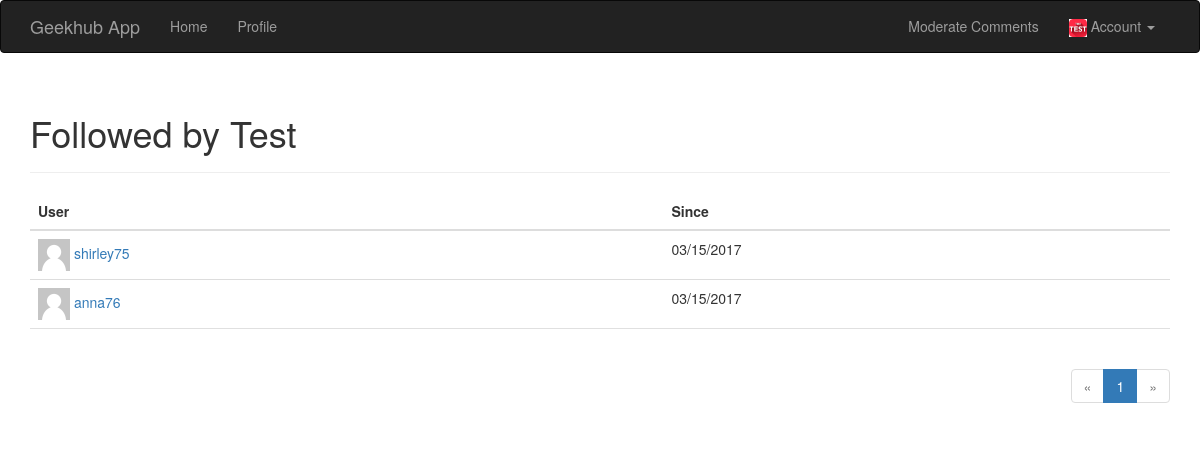
Screenshot of /followed-by/Test (signed in) with the database file from the repository.
### app/models/user.py (models this page shows, shortened)
class User(UserMixin, db.Model):
    __tablename__ = 'users'
    id = db.Column(db.Integer, primary_key=True)
    email = db.Column(db.String(64), unique=True, index=True)
    username = db.Column(db.String(64), unique=True, index=True)
    role_id = db.Column(db.Integer, db.ForeignKey('roles.id'))
    password_hash = db.Column(db.String(128))
    confirmed = db.Column(db.Boolean, default=False)
    name = db.Column(db.String(64))
    location = db.Column(db.String(64))
    about_me = db.Column(db.Text())
    member_since = db.Column(db.DateTime(), default=datetime.utcnow)
    last_seen = db.Column(db.DateTime(), default=datetime.utcnow)
    posts = db.relationship('Post', backref='author', lazy='dynamic')
    avatar_url = db.Column(db.String(64), default='uploads/default-user-image.png')
    followed = db.relationship('Follow',
                               foreign_keys='Follow.follower_id',
                               backref=db.backref('follower', lazy='joined'),
                               lazy='dynamic',
                               cascade='all, delete-orphan')
    followers = db.relationship('Follow',
                                foreign_keys='Follow.followed_id',
                                backref=db.backref('followed', lazy='joined'),
                                lazy='dynamic',
                                cascade='all, delete-orphan')
    comments = db.relationship('Comment', backref='author', lazy='dynamic')
    @property
    def password(self):
        raise AttributeError('password is not a readable attribute')
    def can(self, permissions):
        return self.role is not None and \
            (self.role.permissions & permissions) == permissions

### app/models/follow.py (models this page shows)
class Follow(db.Model):
    __tablename__ = 'follows'
    follower_id = db.Column(db.Integer, db.ForeignKey('users.id'),
                            primary_key=True)
    followed_id = db.Column(db.Integer, db.ForeignKey('users.id'),
                            primary_key=True)
    timestamp = db.Column(db.DateTime, default=datetime.utcnow)

### app/main/views/follow.py (the view)
@main.route('/followed-by/<username>')
def followed_by(username):
    user = User.query.filter_by(username=username).first()
    if user is None:
        flash('Invalid user.')
        return redirect(url_for('.index'))
    page = request.args.get('page', 1, type=int)
    pagination = user.followed.paginate(
        page, per_page=current_app.config['FOLLOWERS_PER_PAGE'],
        error_out=False)
    follows = [{'user': item.followed, 'timestamp': item.timestamp}
               for item in pagination.items]
    return render_template('followers.html', user=user, title="Followed by",
                           endpoint='.followed_by', pagination=pagination,
                           follows=follows)

### app/auth/views.py (called while the page is built)
@auth.before_app_request
def before_request():
    if current_user.is_authenticated \
            and not current_user.confirmed \
            and request.endpoint[:5] != 'auth.' \
            and request.endpoint != 'static':
        return redirect(url_for('auth.unconfirmed'))

### app/main/__init__.py (called while the page is built)
@main.app_context_processor
def inject_permissions():
    return dict(Permission=Permission)

### app/models/user.py (called while the page is built)
@login_manager.user_loader
def load_user(user_id):
    return User.query.get(int(user_id))

### app/templates/followers.html (shortened to what this page needs)
{% extends "base.html" %}
{% import "_macros.html" as macros %}
{% block page_content %}
<div class="page-header">
    <h1>{{ title }} {{ user.username }}</h1>
</div>
<table class="table table-hover followers">
    <thead><tr><th>User</th><th>Since</th></tr></thead>
    {% for follow in follows %}
    {% if follow.user != user %}
    <tr>
        <td>
              <a href="{{ url_for('.user', username = follow.user.username) }}">
                <img class="smaller-avatar" class="img-rounded" src="{{ url_for('static', filename=follow.user.avatar_url) }}">
                {{ follow.user.username }}
              </a>
        </td>
        <td>{{ moment(follow.timestamp).format('L') }}</td>
    </tr>
    {% endif %}
    {% endfor %}
</table>
<div class="pagination">
    {{ macros.pagination_widget(pagination, endpoint, username = user.username) }}
</div>
{% endblock %}

### app/templates/base.html (shortened to what this page needs)
{% extends "bootstrap/base.html" %}
{% block head %}
{{ super() }}
<link rel="stylesheet" type="text/css" href="{{ url_for('static', filename='styles.css') }}">
{% endblock %}
{% block navbar %}
<div class="navbar navbar-inverse" role="navigation">
    <div class="container">
        <div class="navbar-header">
            <a class="navbar-brand" href="{{ url_for('main.index') }}">Geekhub App</a>
        </div>
        <div class="navbar-collapse collapse">
            <ul class="nav navbar-nav">
                <li><a href="{{ url_for('main.index') }}">Home</a></li>
                {% if current_user.is_authenticated %}
                <li><a href="{{ url_for('main.user', username=current_user.username) }}">Profile</a></li>
                {% endif %}
            </ul>
            <ul class="nav navbar-nav navbar-right">
                {% if current_user.can(Permission.MODERATE_COMMENTS) %}
                <li><a href="{{ url_for('main.moderate') }}">Moderate Comments</a></li>
                {% endif %}
                {% if current_user.is_authenticated %}
                <li class="dropdown">
                    <a href="#" class="dropdown-toggle" data-toggle="dropdown">
                        {% if current_user.avatar_url %}
                            <img class="mini-avatar" src="{{ url_for('static', filename=current_user.avatar_url) }}">
                        {% endif %}
                        Account <b class="caret"></b>
                    </a>
                </li>
                {% else %}
                <li><a href="{{ url_for('auth.login') }}">Log In</a></li>
                {% endif %}
            </ul>
        </div>
    </div>
</div>
{% endblock %}
{% block content %}
<div class="container">
    {% block page_content %}{% endblock %}
</div>
{% endblock %}

### app/static/styles.css (style rules this page uses)
div.pagination { width: 100%; text-align: right; padding: 0px; margin: 0px; }
.table.followers tr { border-bottom: 1px solid #e0e0e0; }
img.mini-avatar { width: 18px; }
img.smaller-avatar { width: 32px; }

### rows the page displays
User: avatar_url (picture), username "Test"
User: avatar_url (placeholder picture), user.username "shirley75"
Follow: timestamp "03/15/2017"
User: avatar_url (placeholder picture), user.username "anna76"
Follow: timestamp "03/15/2017"

### other values shown
{{ title }} "Followed by"
{{ p }} "1"
